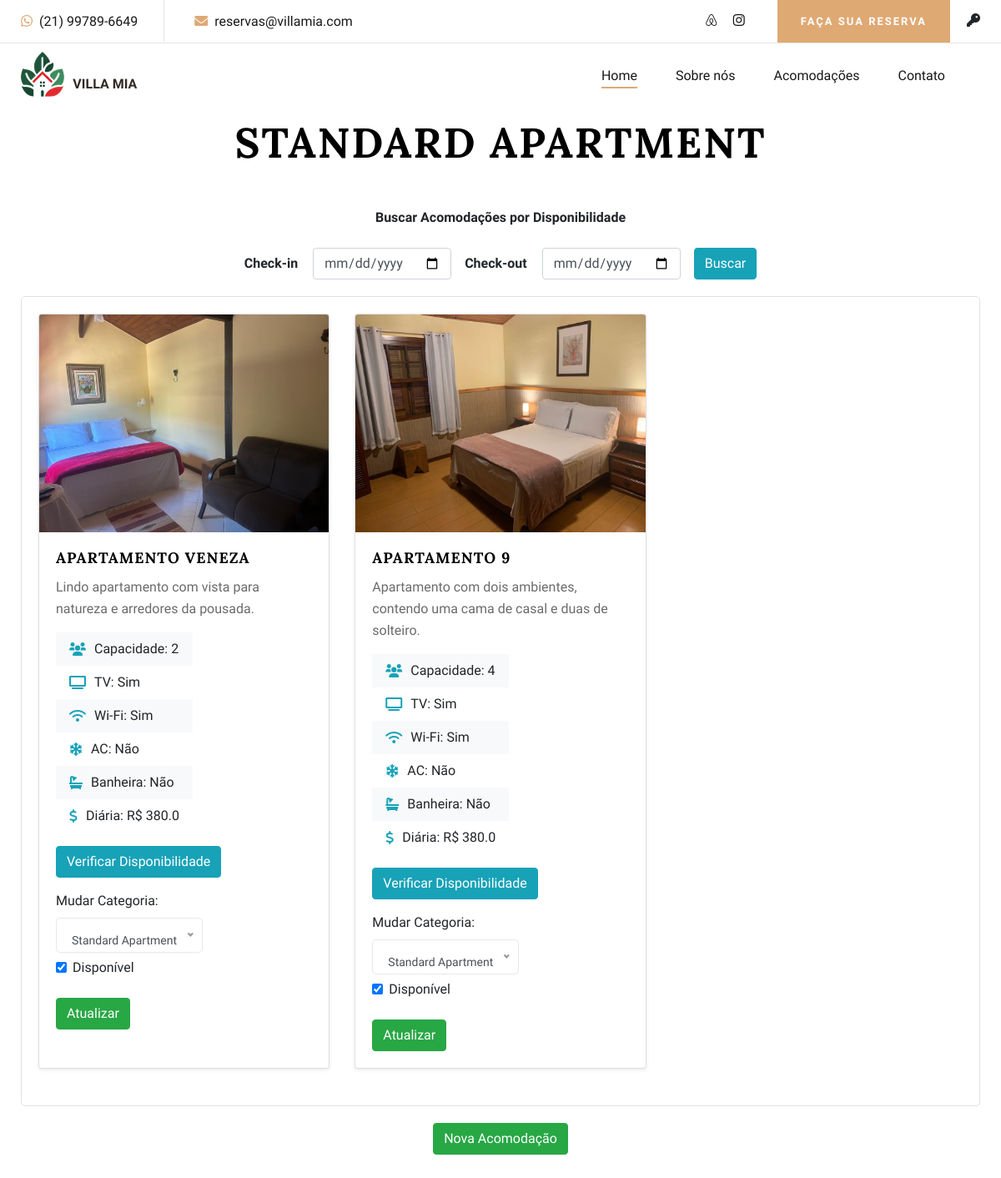
/category/1/ (signed in), run on the app's committed database.
### backend/models.py (models this page shows, shortened)
class Category(models.Model):
    name = models.CharField(max_length=100)

class Room(models.Model):
    title = models.CharField(max_length=200)
    description = models.CharField(max_length=600)
    image = models.ImageField(upload_to='room_images/', blank=True, null=True)  # Main image
    capacity = models.IntegerField()
    ac = models.BooleanField(default=False)
    tv = models.BooleanField(default=True)
    wifi = models.BooleanField(default=True)
    bathtub = models.BooleanField(default=False)
    price = models.FloatField()
    category = models.ForeignKey(Category, on_delete=models.CASCADE, default=1)
    available = models.BooleanField(default=True)

### backend/views.py (the view, shortened to what this page needs)
# urls.py: path('category/<int:category_id>/', views.category_rooms, name='category_rooms'),
def category_rooms(request, category_id):
    category = get_object_or_404(Category, id=category_id)
    rooms = Room.objects.filter(category=category)
    if not request.user.is_staff:
        rooms = rooms.filter(available=True)
    check_in = request.GET.get('check_in')
    check_out = request.GET.get('check_out')
    if check_in and check_out:
        check_in_date = datetime.datetime.strptime(check_in, '%Y-%m-%d').date()
        check_out_date = datetime.datetime.strptime(check_out, '%Y-%m-%d').date()
        rooms = rooms.filter(
            ~Q(booking__check_in__lte=check_out_date, booking__check_out__gte=check_in_date)
        ).distinct()
    if request.method == 'POST':
        form = RoomCategoryForm(request.POST)
        if form.is_valid():
            room_id = request.POST.get('room_id')
            room = Room.objects.get(id=room_id)
            room.category = form.cleaned_data['category']
            room.available = 'available' in request.POST
            room.save()
            return redirect('category_rooms', category_id=category.id)
    else:
        form = RoomCategoryForm()
    return render(request, 'backend/category_rooms.html', {
        'category': category,
        'rooms': rooms,
        'form': form,
        'check_in': check_in,
        'check_out': check_out
    })

### backend/forms.py
class RoomCategoryForm(forms.ModelForm):
    class Meta:
        model = Room
        fields = ['category', 'available']
        widgets = {
            'category': forms.Select(attrs={'class': 'form-control'}),
            'available': forms.CheckboxInput(attrs={'class': 'form-check-input'}),
        }

### backend/templates/backend/category_rooms.html (shortened to what this page needs)
{% extends "backend/layout.html" %}
{% block extra_head %}
<link rel="stylesheet" href="https://cdnjs.cloudflare.com/ajax/libs/font-awesome/6.0.0-beta3/css/all.min.css">
{% endblock %}
{% block body %}
    <h1 class="text-center mb-4 room-title">{{ category.name }}</h1>
    <div class="container mt-5">
        <span class="d-flex justify-content-center" style="font-weight: 700">Buscar Acomodações por Disponibilidade</span><br/>
        <div class="date-picker-container" style="font-weight: 700">
            <form method="get" class="form-inline">
                <div class="form-group">
                    <label for="check_in">Check-in</label>
                    <input type="date" id="check_in" name="check_in" class="form-control ml-2" value="{{ request.GET.check_in }}" required>
                </div>
                <div class="form-group ml-3">
                    <label for="check_out">Check-out</label>
                    <input type="date" id="check_out" name="check_out" class="form-control ml-2" value="{{ request.GET.check_out }}" required>
                </div>
                <button type="submit" class="btn btn-info ml-3 buscar">Buscar</button>
            </form>
        </div>
        <div class="section-divider">
            <div class="row">
                {% if rooms %}
                    {% for room in rooms %}
                        <div class="col-md-4 mb-4">
                            <div class="card h-100 shadow-sm">
                                <img src="{{ room.image.url }}" class="card-img-top" alt="{{ room.title }}">
                                <div class="card-body d-flex flex-column">
                                    <h5 class="card-title card-title">{{ room.title }}</h5>
                                    <p class="card-text">{{ room.description }}</p>
                                    <div class="d-flex justify-content-right">
                                        <ul class="list-group list-group-flush mb-3">
                                            <li class="list-group-item"><i class="fas fa-users"></i>Capacidade: {{ room.capacity }}</li>
                                            <li class="list-group-item"><i class="fas fa-tv"></i>TV: {{ room.tv|yesno:"Sim,Não" }}</li>
                                            <li class="list-group-item"><i class="fas fa-wifi"></i>Wi-Fi: {{ room.wifi|yesno:"Sim,Não" }}</li>
                                            <li class="list-group-item"><i class="fas fa-snowflake"></i>AC: {{ room.ac|yesno:"Sim,Não" }}</li>
                                            <li class="list-group-item"><i class="fas fa-bath"></i>Banheira: {{ room.bathtub|yesno:"Sim,Não" }}</li>
                                            <li class="list-group-item"><i class="fas fa-dollar-sign"></i>Diária: R$ {{ room.price }}</li>
                                        </ul>
                                    </div>
                                    <div class="d-flex justify-content-right">
                                        <a href="{% url 'check_availability' room.id %}" class="btn btn-info mt-auto">Verificar Disponibilidade</a>
                                    </div>
                                    {% if request.user.is_staff %}
                                        <form method="post" action="{% url 'category_rooms' category.id %}" class="mt-3">
                                            <div class="form-group">
                                                <label for="category">Mudar Categoria:</label>
                                                <br/>
                                            </div>
                                            <br/>
                                            <div class="form-group mt-2">
                                                <div class="form-check">
                                                    <input class="form-check-input" type="checkbox" name="available" id="available{{ room.id }}" {% if room.available %}checked{% endif %}>
                                                    <label class="form-check-label" for="available{{ room.id }}">
                                                        Disponível
                                                    </label>
                                                </div>
                                            </div>
                                            <button type="submit" class="btn btn-success mt-2">Atualizar</button>
                                        </form>
                                    {% endif %}
                                </div>
                            </div>
                        </div>
                    {% endfor %}
                {% else %}
                    <p class="text-center">No rooms available in this category.</p>
                {% endif %}
            </div>
        </div>
    </div>
    {% if request.user.is_staff %}
        <div class="d-flex justify-content-center mb-4">
            <a href="{% url 'add_room_view' %}" class="btn btn-success">Nova Acomodação</a>
        </div>
        <br/>
    {% endif %}
{% endblock %}

### backend/static/css/mobile.css (style rules this page uses)
body { margin: 0; padding: 0; overflow-x: hidden; }
.container, .container-fluid { padding-left: 15px; padding-right: 15px; }
.row { margin-left: 0; margin-right: 0; }

### backend/static/css/style.css (style rules this page uses)
html, body { height: 100%; font-family: "Cabin", sans-serif; -webkit-font-smoothing: antialiased; font-smoothing: antialiased; }
h1, h2, h3, h4, h5, h6 { margin: 0; color: #111111; font-weight: 400; font-family: "Lora", serif; }
h1 { font-size: 70px; }
h5 { font-size: 18px; }
p { font-size: 16px; font-family: "Cabin", sans-serif; color: #6b6b6b; font-weight: 400; line-height: 26px; margin: 0 0 15px 0; }
img { max-width: 100%; }
ul, ol { padding: 0; margin: 0; }
@media only screen and (min-width: 1200px) { .container { max-width: 1180px; } }

### backend/templates/backend/category_rooms.html (style rules this page uses)
.room-title { display: flex; justify-content: center; font-size: 50px; color: #000000; font-weight: 700; text-transform: uppercase; letter-spacing: 2px; }
.card-title { color: #000000; font-weight: 700; text-transform: uppercase; letter-spacing: 1px; }
.list-group-item { background-color: transparent; border: none; padding: .5rem 1rem; display: flex; align-items: center; }
.list-group-item:nth-child(odd) { background-color: #f8f9fa; }
.list-group-item i { margin-right: 10px; color: #17a2b8; }
.section-divider { border: 1px solid #dee2e6; padding: 20px; margin-bottom: 20px; border-radius: 5px; }
.date-picker-container { display: flex; justify-content: center; align-items: center; margin-bottom: 20px; }
.form-inline .form-group { display: flex; align-items: center; }
.form-inline .form-group label { margin-right: 10px; }

### data on the page
Category: name "STANDARD APARTMENT"
Room: image (picture), title "APARTAMENTO VENEZA", description "Lindo apartamento com vista para natureza e arredores da pousada.", capacity "2", tv "Sim", wifi "Sim", ac "Não", bathtub "Não", price "380.0", available "☑"
Room: image (picture), title "APARTAMENTO 9", description "Apartamento com dois ambientes, contendo uma cama de casal e duas de solteiro.", capacity "4", tv "Sim", wifi "Sim", ac "Não", bathtub "Não", price "380.0", available "☑"
